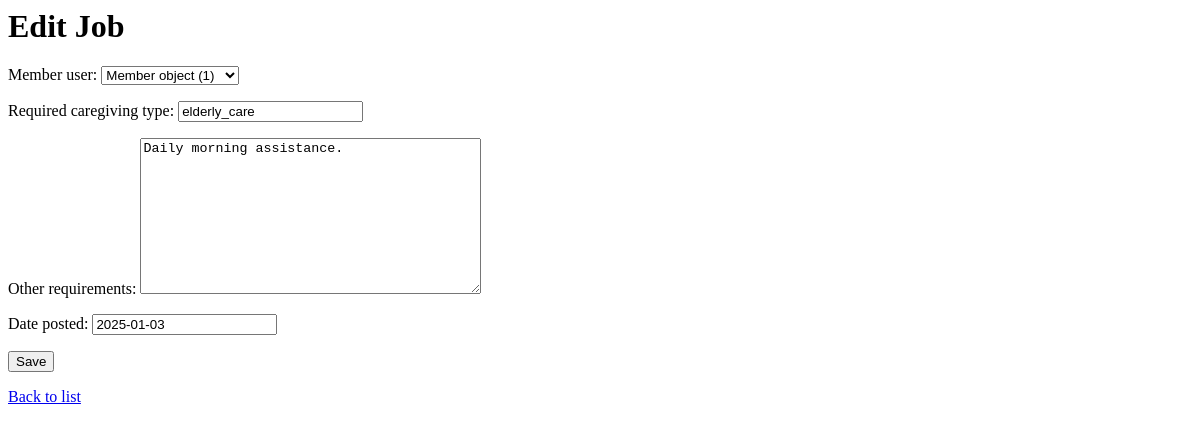
/jobs/1/edit/, run on an earlier commit of the app's database.
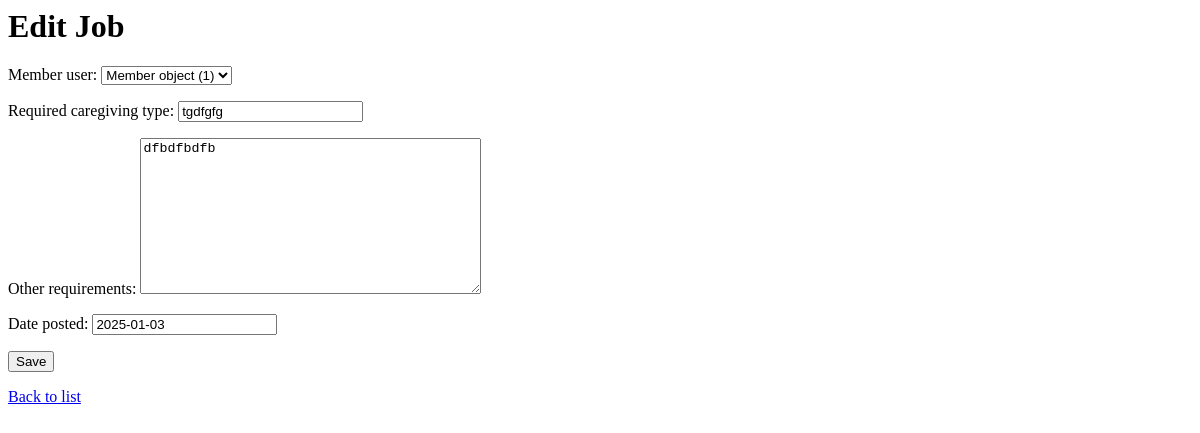
And on a later commit of the database.
### app/models.py (models this page shows)
class Job(models.Model):
    job_id = models.BigAutoField(primary_key=True)
    member_user = models.ForeignKey('Member', models.CASCADE)
    required_caregiving_type = models.CharField(max_length=100)
    other_requirements = models.TextField(blank=True, null=True)
    date_posted = models.DateField()
    class Meta:
        db_table = 'JOB'

### app/views.py (the view)
# urls.py: path('jobs/<int:pk>/edit/', views.JobUpdateView.as_view(), name='job_edit'),
class JobUpdateView(UpdateView):
    model = Job
    form_class = JobForm
    template_name = 'app/job_form.html'
    success_url = reverse_lazy('job_list')

### app/forms.py
class JobForm(forms.ModelForm):
    class Meta:
        model = Job
        fields = '__all__'

### app/templates/app/job_form.html (shortened to what this page needs)
<h1>{% if object %}Edit{% else %}Add{% endif %} Job</h1>
<form method="post">
  {{ form.as_p }}
  <button type="submit">Save</button>
</form>
<a href="{% url 'job_list' %}">Back to list</a>

What changed in the data, as far as the page shows it:
changed Job: required_caregiving_type "elderly_care" → "tgdfgfg"; other_requirements "Daily morning assistance." → "dfbdfbdfb"
